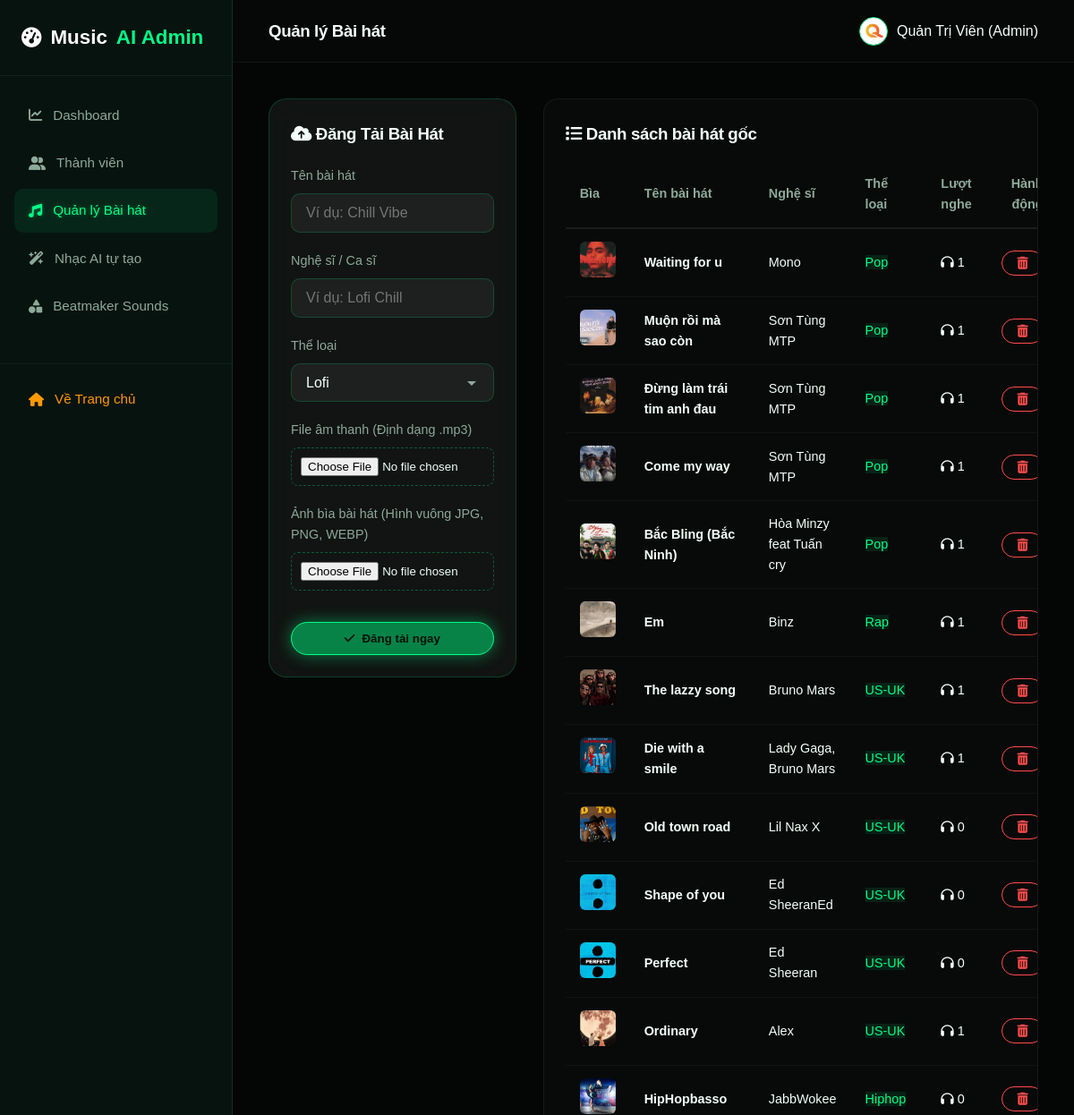
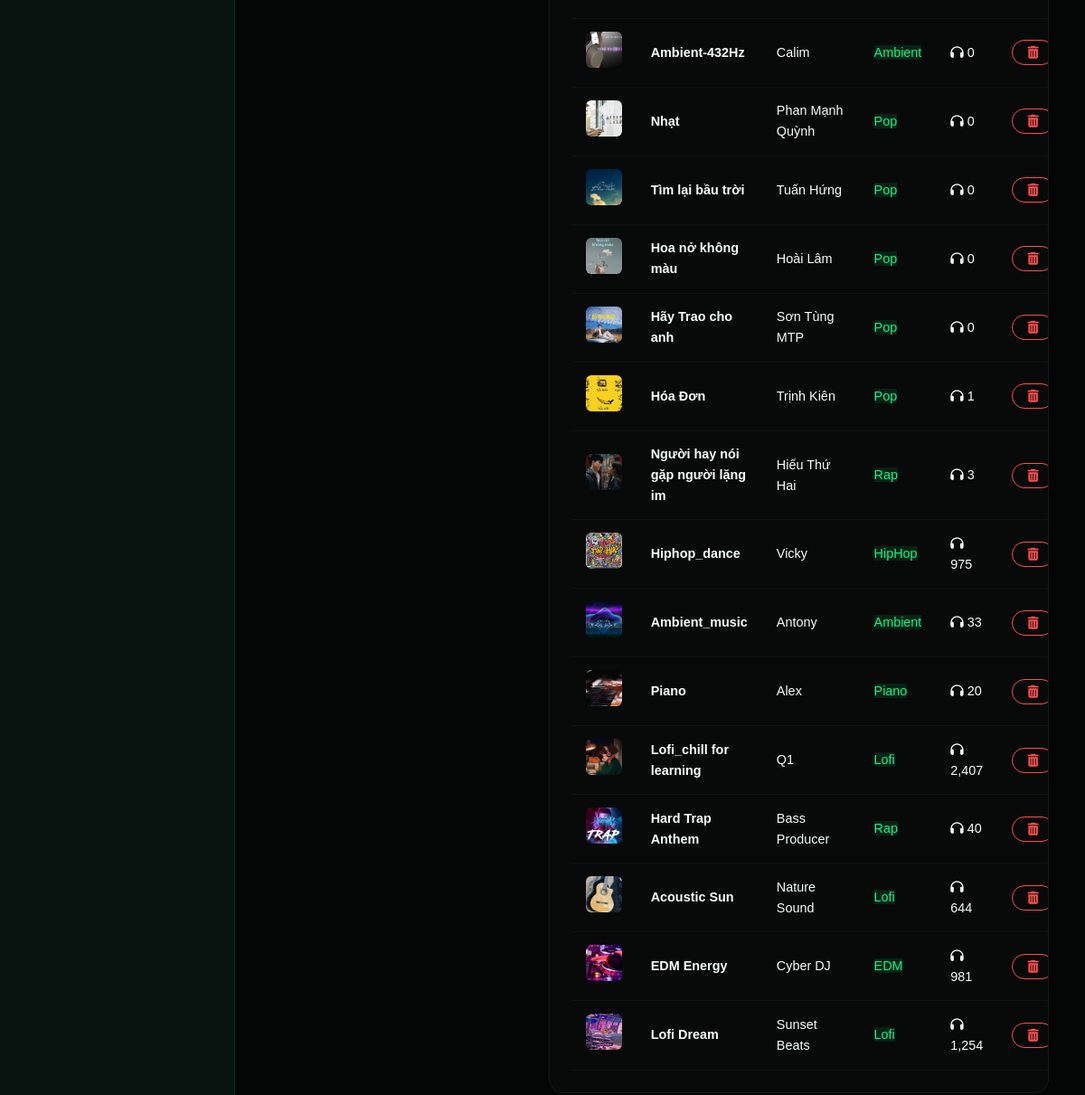
The app's page /admin/songs.php (signed in) with its own data (2 pictures, top to bottom).
### tables this page shows
CREATE TABLE `songs` (
  `id` int(11) NOT NULL,
  `title` varchar(150) NOT NULL COMMENT 'Tiêu đề bài hát',
  `artist` varchar(100) NOT NULL COMMENT 'Tên ca sĩ / nhóm nhạc',
  `genre` varchar(50) NOT NULL COMMENT 'Thể loại âm nhạc',
  `audio_file` varchar(255) NOT NULL COMMENT 'Đường dẫn tệp tin âm nhạc (.mp3)',
  `thumbnail` varchar(255) DEFAULT NULL COMMENT 'Đường dẫn ảnh bìa bài hát',
  `plays` int(11) DEFAULT 0 COMMENT 'Tổng số lượt phát nhạc',
  `created_at` timestamp NOT NULL DEFAULT current_timestamp()
);

### config/config.php (called while the page is built, shortened)
<?php
function url($path = '') {
    return BASE_URL . ltrim($path, '/');
}
function sanitize($data) {
    return htmlspecialchars(strip_tags(trim($data)), ENT_QUOTES, 'UTF-8');
}

### admin/songs.php (the view, shortened to what this page needs)
<?php
require_once __DIR__ . '/admin_header.php';
$songs = [];
if ($db_connected && $conn) {
    try {
        $stmt = $conn->query("SELECT * FROM songs ORDER BY id DESC");
        $songs = $stmt->fetchAll();
    } catch (PDOException $e) {
        $songs = $fallback_songs;
    }
} else {
    $songs = $fallback_songs;
}
?>
<div class="grid-3" style="grid-template-columns: 1fr 2fr; gap: 30px; align-items: start;">
    <div class="glass-card">
        <h3 style="margin-bottom: 20px;"><i class="fa-solid fa-cloud-arrow-up"></i> Đăng Tải Bài Hát</h3>
        <form method="POST" action="" enctype="multipart/form-data">
            <div class="form-group">
                <label for="title">Tên bài hát</label>
                <input type="text" id="title" name="title" class="form-control" placeholder="Ví dụ: Chill Vibe" required>
            </div>
            <div class="form-group">
                <label for="artist">Nghệ sĩ / Ca sĩ</label>
                <input type="text" id="artist" name="artist" class="form-control" placeholder="Ví dụ: Lofi Chill" required>
            </div>
            <div class="form-group">
                <label for="genre">Thể loại</label>
                <select id="genre" name="genre" class="form-control">
                    <option value="Lofi">Lofi</option>
                </select>
            </div>
            <div class="form-group">
                <label for="audio">File âm thanh (Định dạng .mp3)</label>
                <input type="file" id="audio" name="audio" accept=".mp3" required style="border: 1px dashed rgba(0, 255, 136, 0.3); padding: 10px; border-radius: 8px; width: 100%;">
            </div>
            <div class="form-group">
                <label for="cover">Ảnh bìa bài hát (Hình vuông JPG, PNG, WEBP)</label>
                <input type="file" id="cover" name="cover" accept="image/*" style="border: 1px dashed rgba(0, 255, 136, 0.3); padding: 10px; border-radius: 8px; width: 100%;">
            </div>
            <button type="submit" class="btn btn-primary" style="width: 100%; margin-top: 15px;">
                <i class="fa-solid fa-check"></i> Đăng tải ngay
            </button>
        </form>
    </div>
    <div class="admin-table-card" style="margin-top: 0;">
        <h3 style="margin-bottom: 15px;"><i class="fa-solid fa-list"></i> Danh sách bài hát gốc</h3>
        <table class="admin-table">
            <thead>
                <tr>
                    <th>Bìa</th>
                    <th>Tên bài hát</th>
                    <th>Nghệ sĩ</th>
                    <th>Thể loại</th>
                    <th>Lượt nghe</th>
                    <th style="text-align: right;">Hành động</th>
                </tr>
            </thead>
            <tbody>
                <?php foreach ($songs as $song): ?>
                    <?php
$cover_src = 'assets/images/default_song.jpg';
if (!empty($song['thumbnail'])) {
    $thumb = ltrim($song['thumbnail'], '/');
    if (strpos($thumb, 'assets/') === 0 || strpos($thumb, 'storage/') === 0) {
        $cover_src = $thumb;
    } else {
        $cover_src = 'storage/thumbnails/' . $thumb;
    }
}
                    ?>
                    <tr>
                        <td>
                            <img src="<?php echo url($cover_src); ?>" alt="Bìa" style="width: 40px; height: 40px; border-radius: 6px; object-fit: cover;">
                        </td>
                        <td><strong><?php echo sanitize($song['title']); ?></strong></td>
                        <td><?php echo sanitize($song['artist']); ?></td>
                        <td><span class="genre-tag" style="background: rgba(0, 255, 136, 0.1); color: var(--green-main);"><?php echo sanitize($song['genre']); ?></span></td>
                        <td><i class="fa-solid fa-headphones"></i> <?php echo number_format($song['plays']); ?></td>
                        <td style="text-align: right;">
                            <form method="POST" action="" style="display:inline;" onsubmit="return confirm('Bạn chắc chắn muốn xóa bài hát này khỏi hệ thống?')">
                                <button type="submit" class="btn btn-outline btn-sm" title="Xóa bài hát" style="border-color:#ff4d4d; color:#ff4d4d;">
                                    <i class="fa-solid fa-trash-can"></i>
                                </button>
                            </form>
                        </td>
                    </tr>
                <?php endforeach; ?>
            </tbody>
        </table>
    </div>
</div>
<?php require_once __DIR__ . '/admin_footer.php'; ?>

### assets/css/style.css (style rules this page uses)
:root { --bg-main: #050807; --bg-soft: #07130f; --bg-card: rgba(255, 255, 255, 0.06); --bg-card-hover: rgba(255, 255, 255, 0.1); --green-main: #00ff88; --green-hover: #00dd77; --green-dark: #0d3b2e; --green-glow: rgba(0, 255, 136, 0.35); --text-main: #f4fff9; --text-muted: #8da99a; --border-green: rgba(0, 255, 136, 0.18); --border-light: rgba(255, 255, 255, 0.08); --font-heading: 'Be Vietnam Pro', sans-serif; --font-body: 'Be Vietnam Pro', sans-serif; --transition-fast: 0.2s ease; --transition-normal: 0.3s ease; --transition-slow: 0.5s ease; }
* { margin: 0; padding: 0; box-sizing: border-box; }
body { background-color: var(--bg-main); color: var(--text-main); font-family: var(--font-body); line-height: 1.6; overflow-x: hidden; }
h1, h2, h3, h4, h5, h6 { font-family: var(--font-heading); font-weight: 700; letter-spacing: -0.02em; color: var(--text-main); }
.glass-card { background: var(--bg-card); backdrop-filter: blur(16px); -webkit-backdrop-filter: blur(16px); border: 1px solid var(--border-green); border-radius: 20px; padding: 24px; transition: all var(--transition-normal); }
.btn { display: inline-flex; align-items: center; justify-content: center; gap: 8px; font-family: var(--font-heading); font-weight: 600; padding: 10px 24px; border-radius: 30px; border: none; cursor: pointer; transition: all var(--transition-normal); }
.btn-sm { padding: 6px 16px; font-size: 0.875rem; }
.btn-primary { background: #078348; color: #031107; border: 1px solid #00ff88; border-radius: 999px; box-shadow: 0 0 18px rgba(0, 255, 136, 0.45); }
.btn-outline { background: transparent; color: var(--text-main); border: 1px solid var(--green-main); }
.grid-3 { display: grid; grid-template-columns: repeat(3, 1fr); gap: 30px; }
.form-group { margin-bottom: 20px; }
.form-group label { display: block; font-family: var(--font-heading); font-weight: 500; margin-bottom: 8px; color: var(--text-muted); font-size: 0.9rem; }
.form-control { width: 100%; background: rgba(255, 255, 255, 0.05); border: 1px solid var(--border-green); border-radius: 10px; padding: 12px 16px; color: var(--text-main); font-family: var(--font-body); font-size: 1rem; transition: all var(--transition-fast); }
select.form-control { appearance: none; background-repeat: no-repeat; background-position: right 12px center; background-size: 24px; padding-right: 40px; }
select.form-control option { background: var(--bg-soft); color: var(--text-main); }

### admin/admin_header.php (style rules this page uses)
body { background-color: #030605; color: #f4fff9; display: flex; min-height: 100vh; }
.admin-table-card { background: rgba(255, 255, 255, 0.02); border: 1px solid rgba(255, 255, 255, 0.06); border-radius: 16px; padding: 24px; margin-top: 20px; overflow-x: auto; }
.admin-table { width: 100%; border-collapse: collapse; text-align: left; }
.admin-table th, .admin-table td { padding: 14px 16px; border-bottom: 1px solid rgba(255, 255, 255, 0.04); font-size: 0.9rem; }
.admin-table th { font-family: var(--font-heading); color: var(--text-muted); font-weight: 600; border-bottom: 2px solid rgba(255, 255, 255, 0.08); }

### records on screen
songs: thumbnail (picture), title "Waiting for u", artist "Mono", genre "Pop", plays "1"
songs: thumbnail (picture), title "Muộn rồi mà sao còn", artist "Sơn Tùng MTP", genre "Pop", plays "1"
songs: thumbnail (picture), title "Đừng làm trái tim anh đau", artist "Sơn Tùng MTP", genre "Pop", plays "1"
songs: thumbnail (picture), title "Come my way", artist "Sơn Tùng MTP", genre "Pop", plays "1"
songs: thumbnail (picture), title "Bắc Bling (Bắc Ninh)", artist "Hòa Minzy feat Tuấn cry", genre "Pop", plays "1"
songs: thumbnail (picture), title "Em", artist "Binz", genre "Rap", plays "1"
songs: thumbnail (picture), title "The lazzy song", artist "Bruno Mars", genre "US-UK", plays "1"
songs: thumbnail (picture), title "Die with a smile", artist "Lady Gaga, Bruno Mars", genre "US-UK", plays "1"
songs: thumbnail (picture), title "Old town road", artist "Lil Nax X", genre "US-UK", plays "0"
songs: thumbnail (picture), title "Shape of you", artist "Ed SheeranEd", genre "US-UK", plays "0"
songs: thumbnail (picture), title "Perfect", artist "Ed Sheeran", genre "US-UK", plays "0"
songs: thumbnail (picture), title "Ordinary", artist "Alex", genre "US-UK", plays "1"
songs: thumbnail (picture), title "HipHopbasso", artist "JabbWokee", genre "Hiphop", plays "0"
songs: thumbnail (picture), title "Ambient-432Hz", artist "Calim", genre "Ambient", plays "0"
songs: thumbnail (picture), title "Nhạt", artist "Phan Mạnh Quỳnh", genre "Pop", plays "0"
songs: thumbnail (picture), title "Tìm lại bầu trời", artist "Tuấn Hứng", genre "Pop", plays "0"
songs: thumbnail (picture), title "Hoa nở không màu", artist "Hoài Lâm", genre "Pop", plays "0"
songs: thumbnail (picture), title "Hãy Trao cho anh", artist "Sơn Tùng MTP", genre "Pop", plays "0"
songs: thumbnail (picture), title "Hóa Đơn", artist "Trịnh Kiên", genre "Pop", plays "1"
songs: thumbnail (picture), title "Người hay nói gặp người lặng im", artist "Hiếu Thứ Hai", genre "Rap", plays "3"
songs: thumbnail (picture), title "Hiphop_dance", artist "Vicky", genre "HipHop", plays "975"
songs: thumbnail (picture), title "Ambient_music", artist "Antony", genre "Ambient", plays "33"
songs: thumbnail (picture), title "Piano", artist "Alex", genre "Piano", plays "20"
songs: thumbnail (picture), title "Lofi_chill for learning", artist "Q1", genre "Lofi", plays "2,407"
songs: thumbnail (picture), title "Hard Trap Anthem", artist "Bass Producer", genre "Rap", plays "40"
songs: thumbnail (picture), title "Acoustic Sun", artist "Nature Sound", genre "Lofi", plays "644"
songs: thumbnail (picture), title "EDM Energy", artist "Cyber DJ", genre "EDM", plays "981"
songs: thumbnail (picture), title "Lofi Dream", artist "Sunset Beats", genre "Lofi", plays "1,254"

### other values on screen
$page_title "Quản lý Bài hát"
$_SESSION['user']['name'] "Quản Trị Viên"
